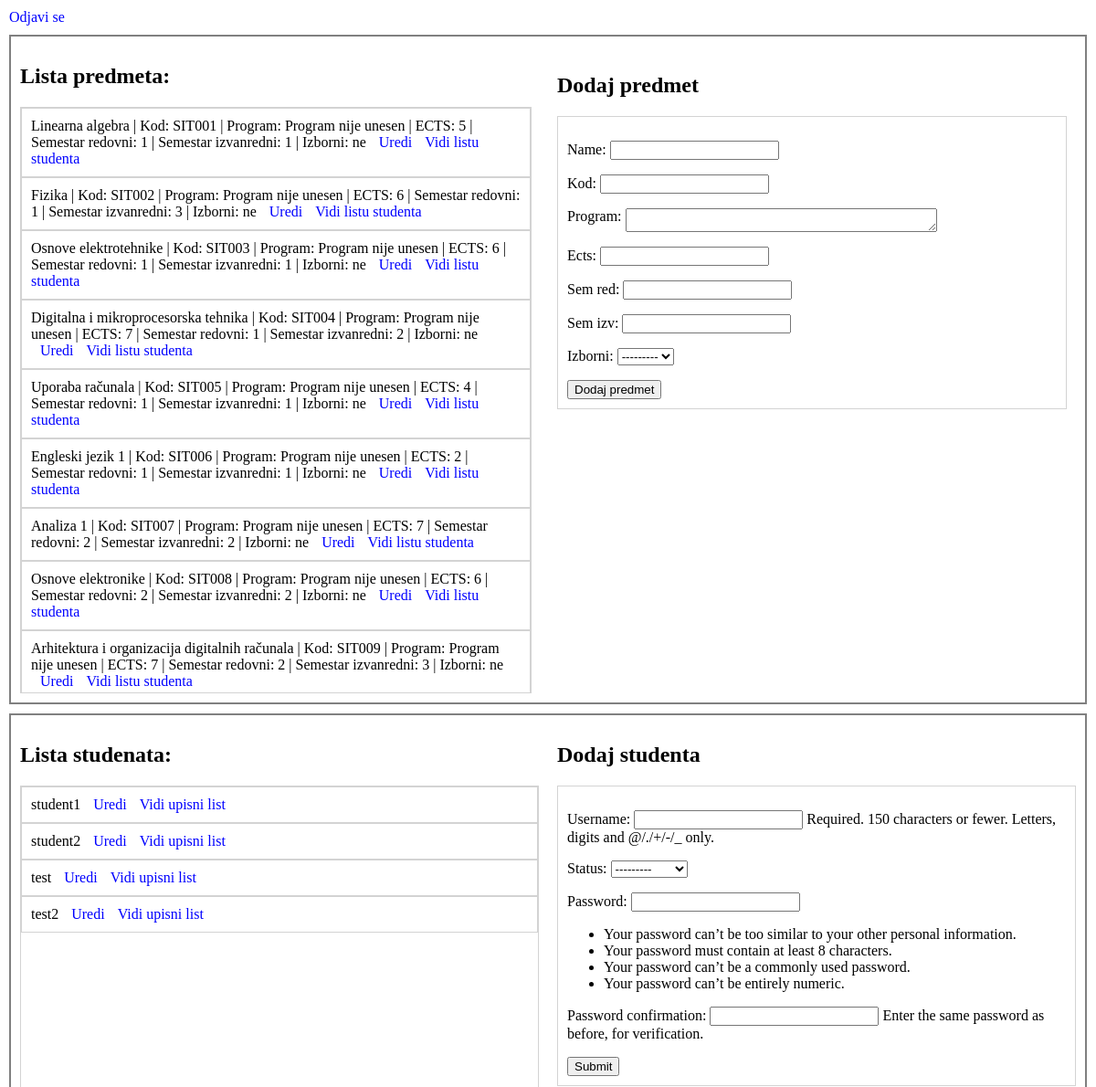
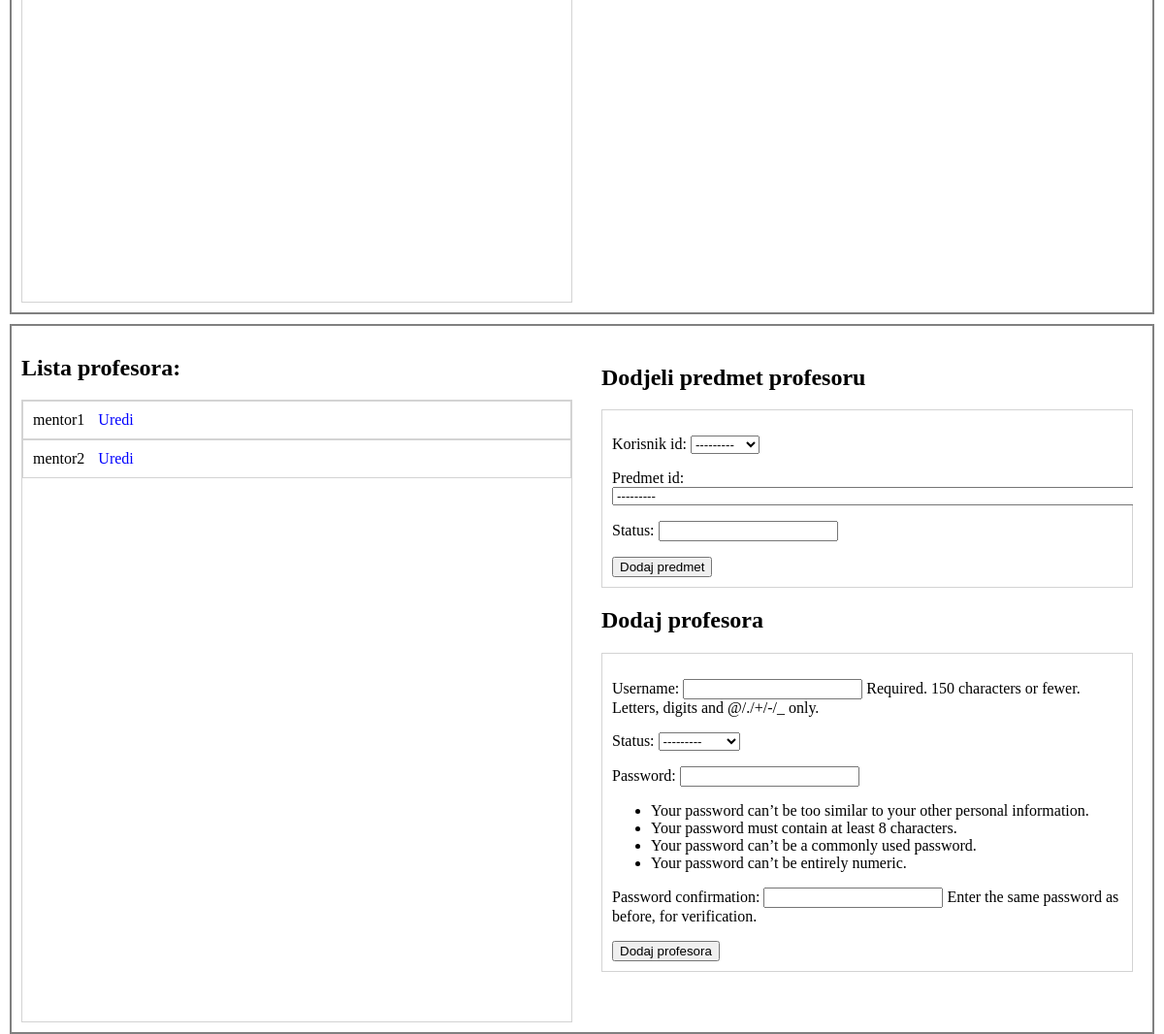
/ (signed in), run on the app's committed database (2 pictures, top to bottom).
### App/models.py (models this page shows)
class predmeti(models.Model):
    IZBORNI = (('DA', 'da'), ('NE', 'ne'))
    name = models.CharField(max_length=255)
    kod = models.CharField(max_length=16)
    program = models.TextField()
    ects = models.IntegerField()
    sem_red = models.IntegerField()
    sem_izv = models.IntegerField()
    izborni = models.CharField(max_length=50,choices=IZBORNI)
    def __str__(self):
        return '%s, Kod: %s, Program: %s, ECTS: %s, Sem_red: %s, Sem_izv: %s, Izborni: %s' % (self.name, self.kod
        ,self.program,self.ects,self.sem_red,self.sem_izv,self.izborni)

class korisnici(AbstractUser):
    ROLES = (('men','mentor'),('stu','student'))
    STATUS = (('none', 'None'), ('izv', 'Izvanredni'), ('red', 'Redovni'))
    role = models.CharField(max_length=50,choices=ROLES)
    status = models.CharField(max_length=50,choices=STATUS)

### App/views.py (the view, shortened to what this page needs)
# urls.py: path('',views.main,name='main'),
def main(request):
    if not request.user.is_authenticated:
        return redirect('login')
    elif request.user.is_authenticated and request.user.role == 'stu':
        return redirect('student')
    elif request.user.is_authenticated and request.user.role == 'men':
        return redirect('mentor')
    if request.POST.get('dodaj-predmet-profesor-btn', False):
        form = DodajPredmetProfesor(request.POST)
        if form.is_valid():
            upis = upisi(student_id=form.cleaned_data["korisnik_id"],predmet_id=form.cleaned_data["predmet_id"],status=form.cleaned_data["status"])
            upis.save()
    elif request.POST.get('dodaj-novog-studenta-btn', False):
        form = DodajNovogStudenta(request.POST)
        if form.is_valid():
            form.save()
    lista_predmeta = predmeti.objects.all()
    lista_studenata = korisnici.objects.all().filter(role="stu")
    lista_profesora = korisnici.objects.all().filter(role="men")
    dodaj_novi_predmet_form = DodajNoviPredmet()
    dodaj_predmet_profesor_form = DodajPredmetProfesor()
    dodaj_novog_studenta_form = DodajNovogStudenta()
    dodaj_novog_profesora_form = DodajNovogProfesora()
    return render(request,'main.html',{'lista_predmeta':lista_predmeta,'dodaj_novi_predmet_form':dodaj_novi_predmet_form
    ,'dodaj_predmet_profesor_form':dodaj_predmet_profesor_form,'lista_studenata':lista_studenata,
    'dodaj_novog_studenta_form':dodaj_novog_studenta_form,'lista_profesora':lista_profesora,'dodaj_novog_profesora_form':dodaj_novog_profesora_form,
    })

### App/forms.py
class DodajNoviPredmet(ModelForm):
    class Meta:
        model = predmeti
        fields = ['name','kod','program','ects','sem_red','sem_izv','izborni']

class DodajPredmetProfesor(Form):
    korisnik_id = forms.ModelChoiceField(queryset=korisnici.objects.all().filter(role='men'))
    predmet_id = forms.ModelChoiceField(queryset=predmeti.objects.all())
    status = forms.CharField(max_length=64)

### App/templates/main.html (shortened to what this page needs)
{% load static %}
<!DOCTYPE html>
<html lang="en">
<head>
    <link rel="stylesheet" href="{% static 'css/main.css' %}" />
</head>
<body>
    <a id="logout" href="/logout/">Odjavi se</a>
    <div class="predmet-section">
        <div class="lista-predmeta">
            <h2>Lista predmeta: </h2>
            <div class="lista-predmeta-container">
                {% for p in lista_predmeta %}
                <span class="lista-predmeta-predmet">{{ p.name }} | Kod: {{ p.kod }} | Program: {{ p.program }} | ECTS: {{ p.ects }}
                     | Semestar redovni: {{ p.sem_red }} | Semestar izvanredni: {{ p.sem_izv }} | Izborni: {{ p.izborni }}
                     <a href="/predmet/{{p.id}}">Uredi</a>
                     <a href="/predmet-stu-list/{{p.id}}">Vidi listu studenta</a>
                </span>
                {% endfor %}
            </div>
        </div>
        <div class="dodaj-predmet">
            <h2>Dodaj predmet</h2>
            <form method="POST">
                {{ dodaj_novi_predmet_form.as_p }}
                <button type="submit" name="dodaj-predmet-btn" value="pred">Dodaj predmet</button>
            </form>
        </div>
    </div>
    <div class="student-section">
        <div class="lista-studenta">
            <h2>Lista studenata:</h2>
            <div class="lista-studenta-container">
                {% for s in lista_studenata %}
                <span class="lista-studenata-student">{{ s.username }}
                    <a href="/user/{{s.id}}">Uredi</a>
                    <a href="/user-upisni-list/{{s.id}}">Vidi upisni list</a>
                </span>
                {% endfor %}
            </div>
        </div>
        <div class="dodaj-studenta">
            <h2>Dodaj studenta</h2>
            <form method="POST">
                {{ dodaj_novog_studenta_form.as_p }}
                <input type="submit" name="dodaj-novog-studenta-btn">
            </form>
        </div>
    </div>
    <div class="profesor-section">
        <div class="lista-profesora">
            <h2>Lista profesora:</h2>
            <div class="lista-profesora-container">
                {% for p in lista_profesora %}
                <span class="lista-profesora-profesor">{{ p.username }}
                    <a href="/user/{{p.id}}">Uredi</a>
                </span>
                {% endfor %}
            </div>
        </div>
        <div class="dodaj-profesor-section">
            <div class="dodaj-predmet-profesor">
                <h2>Dodjeli predmet profesoru</h2>
                <form method="POST">
                    {{ dodaj_predmet_profesor_form.as_p }}
                    <button type="submit" name="dodaj-predmet-profesor-btn" value="prof">Dodaj predmet</button>
                </form>
            </div>
            <div class="dodaj-profesora">
                <h2>Dodaj profesora</h2>
                <form method="POST">
                    {{ dodaj_novog_profesora_form.as_p }}
                    <button type="submit" name="dodaj-novog-profesora-btn" value="prof">Dodaj profesora</button>
                </form>
            </div>
        </div>
    </div>
</body>
</html>

### App/static/css/main.css (style rules this page uses)
body,html { height: 100%; width: 100%; margin: 0; }
#logout { margin-top: 10px; margin-bottom: 10px; display: flex; }
a, a:link, a:hover, a:active, a:visited { margin-left: 10px; text-decoration: none; color:blue; }
#id_program { vertical-align:top;height: 20px; }
.lista-predmeta-container { display:flex; flex-direction: column; height: 80vh; width: 100%; overflow: auto; border-style: solid; border-width: 1px; border-color: lightgray; }
.lista-predmeta-predmet { border-style: solid; border-width: 1px; border-color: lightgray; padding: 10px; }
.lista-predmeta { width: 50%; margin: 10px; }
.predmet-section { display:flex; flex-direction: row; border-style: solid; border-width: 2px; border-color: gray; margin: 10px; }
.dodaj-predmet { width: 50%; margin: 10px; overflow: auto; height: 80vh; padding: 10px; }
.dodaj-predmet form { border-style: solid; border-width: 1px; border-color: lightgray; padding: 10px; }
.student-section { display: flex; flex-direction: row; border-style: solid; border-width: 2px; border-color: gray; margin: 10px; }
.lista-studenta-container { display: flex; flex-direction: column; overflow: auto; height: 80vh; border-style: solid; border-width: 1px; border-color: lightgray; }
.lista-studenta { width: 50%; margin: 10px; }
.lista-studenata-student { border-style: solid; border-width: 1px; border-color: lightgray; padding: 10px; }
.dodaj-studenta { width: 50%; overflow: auto; margin: 10px; }
.dodaj-studenta form { border-style: solid; border-width: 1px; border-color: lightgray; padding: 10px; }
.profesor-section { display: flex; flex-direction: row; border-style: solid; border-width: 2px; border-color: gray; margin: 10px; }
.lista-profesora-container { display: flex; flex-direction: column; overflow: auto; height: 80vh; border-style: solid; border-width: 1px; border-color: lightgray; }
.lista-profesora-profesor { border-style: solid; border-width: 1px; border-color: lightgray; padding: 10px; }
.lista-profesora { width: 50%; margin: 10px; }
.dodaj-profesor-section { width: 50%; overflow: auto; margin: 10px; }
.dodaj-predmet-profesor { margin: 10px; overflow: hidden; }
.dodaj-predmet-profesor form { border-style: solid; border-width: 1px; border-color: lightgray; padding: 10px; }
.dodaj-profesora { margin: 10px; }
.dodaj-profesora form { border-style: solid; border-width: 1px; border-color: lightgray; padding: 10px; }

### data on the page
predmeti: name "Linearna algebra", kod "SIT001", program "Program nije unesen", ects "5", sem_red "1", sem_izv "1", izborni "ne"
predmeti: name "Fizika", kod "SIT002", program "Program nije unesen", ects "6", sem_red "1", sem_izv "3", izborni "ne"
predmeti: name "Osnove elektrotehnike", kod "SIT003", program "Program nije unesen", ects "6", sem_red "1", sem_izv "1", izborni "ne"
predmeti: name "Digitalna i mikroprocesorska tehnika", kod "SIT004", program "Program nije unesen", ects "7", sem_red "1", sem_izv "2", izborni "ne"
predmeti: name "Uporaba računala", kod "SIT005", program "Program nije unesen", ects "4", sem_red "1", sem_izv "1", izborni "ne"
predmeti: name "Engleski jezik 1", kod "SIT006", program "Program nije unesen", ects "2", sem_red "1", sem_izv "1", izborni "ne"
predmeti: name "Analiza 1", kod "SIT007", program "Program nije unesen", ects "7", sem_red "2", sem_izv "2", izborni "ne"
predmeti: name "Osnove elektronike", kod "SIT008", program "Program nije unesen", ects "6", sem_red "2", sem_izv "2", izborni "ne"
predmeti: name "Arhitektura i organizacija digitalnih računala", kod "SIT009", program "Program nije unesen", ects "7", sem_red "2", sem_izv "3", izborni "ne"
korisnici: username "student1"
korisnici: username "student2"
korisnici: username "test"
korisnici: username "test2"
korisnici: username "mentor1"
korisnici: username "mentor2"
